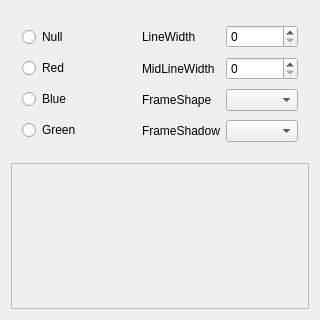
<?xml version="1.0" encoding="UTF-8"?>
<ui version="4.0">
 <class>Widget</class>
 <widget class="QWidget" name="Widget">
  <property name="geometry">
   <rect>
    <x>0</x>
    <y>0</y>
    <width>320</width>
    <height>320</height>
   </rect>
  </property>
  <property name="windowTitle">
   <string>Widget</string>
  </property>
  <layout class="QVBoxLayout" name="verticalLayout_2">
   <item>
    <layout class="QHBoxLayout" name="horizontalLayout">
     <item>
      <widget class="QWidget" name="widget1" native="true">
       <layout class="QVBoxLayout" name="verticalLayout">
        <item>
         <widget class="QRadioButton" name="radioButtonNull">
          <property name="text">
           <string>Null</string>
          </property>
         </widget>
        </item>
        <item>
         <widget class="QRadioButton" name="radioButtonRed">
          <property name="text">
           <string>Red</string>
          </property>
         </widget>
        </item>
        <item>
         <widget class="QRadioButton" name="radioButtonBlue">
          <property name="text">
           <string>Blue</string>
          </property>
         </widget>
        </item>
        <item>
         <widget class="QRadioButton" name="radioButtonGreen">
          <property name="text">
           <string>Green</string>
          </property>
         </widget>
        </item>
       </layout>
      </widget>
     </item>
     <item>
      <widget class="QWidget" name="widget2" native="true">
       <layout class="QGridLayout" name="gridLayout">
        <item row="0" column="0">
         <widget class="QLabel" name="label">
          <property name="text">
           <string>LineWidth</string>
          </property>
         </widget>
        </item>
        <item row="0" column="1">
         <widget class="QSpinBox" name="spinBoxLineWidth"/>
        </item>
        <item row="1" column="0">
         <widget class="QLabel" name="label_2">
          <property name="text">
           <string>MidLineWidth</string>
          </property>
         </widget>
        </item>
        <item row="1" column="1">
         <widget class="QSpinBox" name="spinBoxMidLineWidth"/>
        </item>
        <item row="2" column="0">
         <widget class="QLabel" name="label_3">
          <property name="text">
           <string>FrameShape</string>
          </property>
         </widget>
        </item>
        <item row="2" column="1">
         <widget class="QComboBox" name="comboBoxFrameShape"/>
        </item>
        <item row="3" column="0">
         <widget class="QLabel" name="label_4">
          <property name="text">
           <string>FrameShadow</string>
          </property>
         </widget>
        </item>
        <item row="3" column="1">
         <widget class="QComboBox" name="comboBoxFrameShadow"/>
        </item>
       </layout>
      </widget>
     </item>
    </layout>
   </item>
   <item>
    <widget class="QFrame" name="frameTest">
     <property name="frameShape">
      <enum>QFrame::StyledPanel</enum>
     </property>
     <property name="frameShadow">
      <enum>QFrame::Raised</enum>
     </property>
    </widget>
   </item>
  </layout>
 </widget>
 <layoutdefault spacing="6" margin="11"/>
 <resources/>
 <connections/>
</ui>
